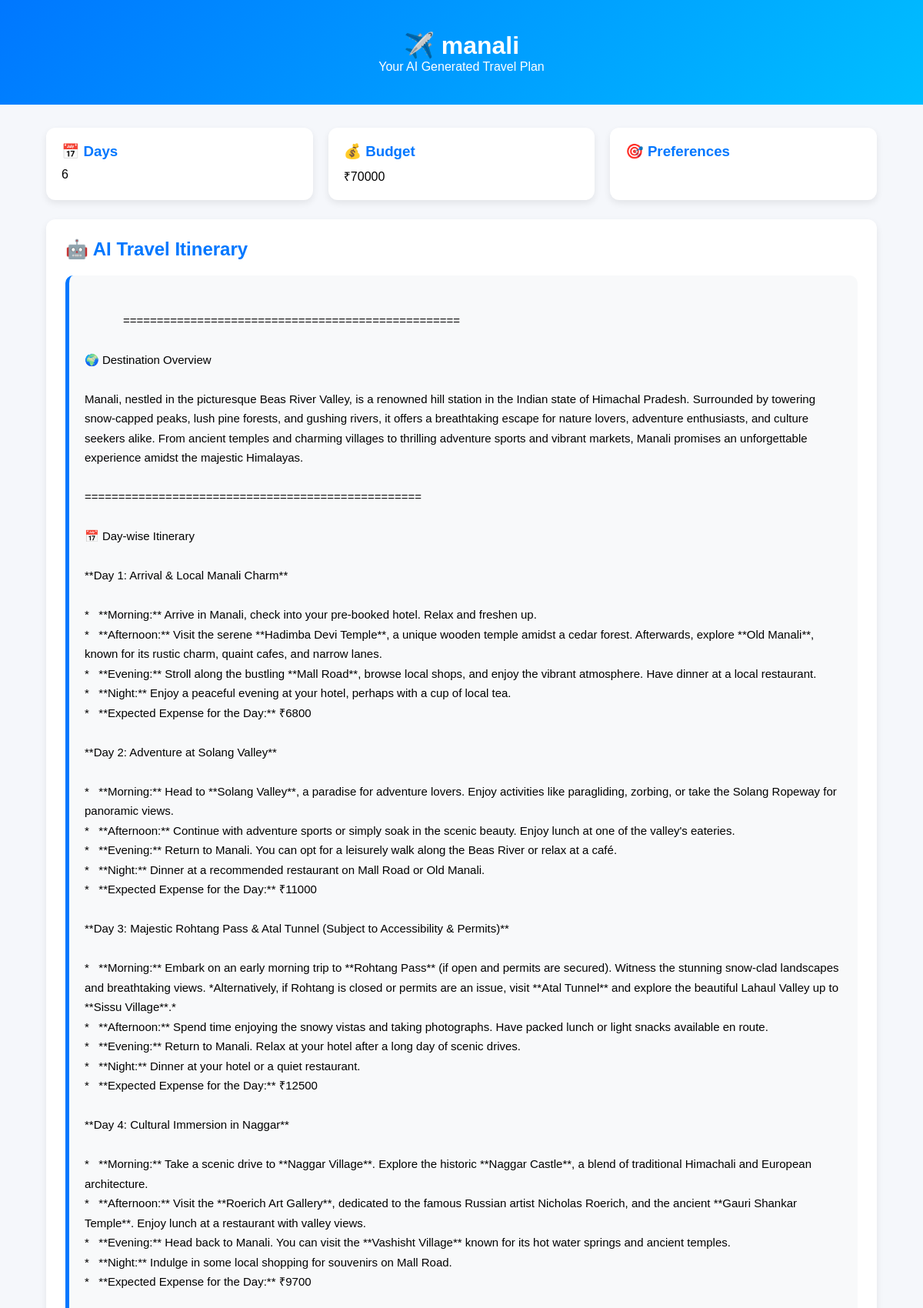
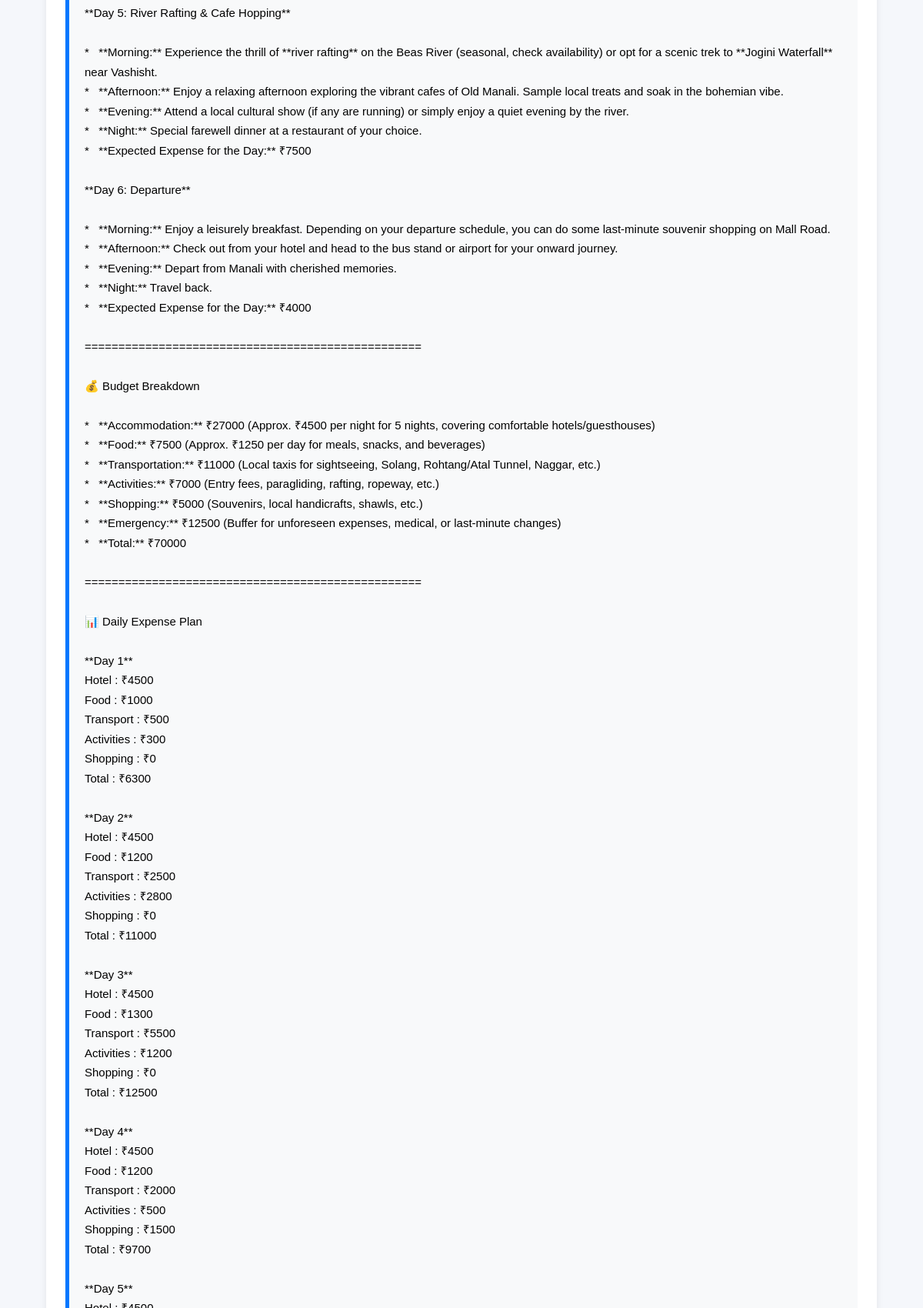
The page /trips/view/11/ (signed in, upper part) on the database its author committed (2 pictures, top to bottom).
### trips/models.py (models this page shows, shortened)
class Trip(models.Model):
    user = models.ForeignKey(
        User,
        on_delete=models.CASCADE
    )
    destination = models.CharField(
        max_length=100
    )
    days = models.IntegerField()
    budget = models.IntegerField()
    preferences = models.TextField()
    plan = models.TextField()
    hotel_budget = models.IntegerField(
        default=0
    )
    food_budget = models.IntegerField(
        default=0
    )
    transport_budget = models.IntegerField(
        default=0
    )
    activities_budget = models.IntegerField(
        default=0
    )
    shopping_budget = models.IntegerField(
        default=0
    )
    emergency_budget = models.IntegerField(
        default=0
    )

### trips/views.py (the view)
def view_trip(request, trip_id):
    trip = get_object_or_404(
        Trip,
        id=trip_id,
        user=request.user
    )
    maps_url = (
        f"https://www.google.com/maps/search/?api=1&query={trip.destination}"
    )
    return render(
        request,
        "view_trip.html",
        {
            "trip": trip,
            "maps_url": maps_url,
        }
    )

### trips/templates/view_trip.html (shortened to what this page needs)
    <!DOCTYPE html>
    <html>
    <head>
    </head>
    <body>
<div class="header">
    <h1>✈️ {{ trip.destination }}</h1>
    <p>Your AI Generated Travel Plan</p>
</div>
<div class="container">
    <div class="summary">
        <div class="card">
            <h3>📅 Days</h3>
            <p>{{ trip.days }}</p>
        </div>
        <div class="card">
            <h3>💰 Budget</h3>
            <p>₹{{ trip.budget }}</p>
        </div>
        <div class="card">
            <h3>🎯 Preferences</h3>
        </div>
    </div>
    <div class="itinerary">
        <h2>🤖 AI Travel Itinerary</h2>
        <div class="plan-box">
        </div>
    </div>
</div>
</body>
</html>

### trips/templates/view_trip.html (style rules this page uses)
* { margin:0; padding:0; box-sizing:border-box; font-family:Arial,sans-serif; }
body { background:#f5f7fb; }
.header { background:linear-gradient(135deg,#0077ff,#00bfff); color:white; padding:40px; text-align:center; }
.container { width:90%; max-width:1100px; margin:30px auto; }
.summary { display:flex; gap:20px; flex-wrap:wrap; margin-bottom:25px; }
.card { flex:1; min-width:220px; background:white; padding:20px; border-radius:12px; box-shadow:0 4px 10px rgba(0,0,0,0.08); }
.card h3 { color:#0077ff; margin-bottom:10px; }
.itinerary { background:white; padding:25px; border-radius:12px; box-shadow:0 4px 10px rgba(0,0,0,0.08); }
.itinerary h2 { color:#0077ff; margin-bottom:20px; }
.plan-box { background:#f8f9fa; border-left:5px solid #0077ff; padding:20px; border-radius:10px; white-space:pre-wrap; line-height:1.7; font-size:15px; }

### rows shown on the page
Trip: destination "manali", days "6", budget "70000"
